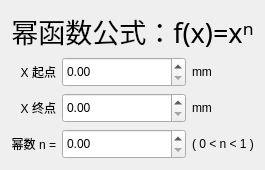
            <widget class="QWidget" name="tab">
             <attribute name="title">
              <string>幂函数曲线</string>
             </attribute>
             <layout class="QGridLayout" name="gridLayout_2">
              <item row="1" column="0">
               <widget class="QLabel" name="label">
                <property name="sizePolicy">
                 <sizepolicy hsizetype="Preferred" vsizetype="Preferred">
                  <horstretch>0</horstretch>
                  <verstretch>0</verstretch>
                 </sizepolicy>
                </property>
                <property name="text">
                 <string>X 起点</string>
                </property>
                <property name="alignment">
                 <set>Qt::AlignRight|Qt::AlignTrailing|Qt::AlignVCenter</set>
                </property>
               </widget>
              </item>
              <item row="2" column="0">
               <widget class="QLabel" name="label_4">
                <property name="sizePolicy">
                 <sizepolicy hsizetype="Preferred" vsizetype="Preferred">
                  <horstretch>0</horstretch>
                  <verstretch>0</verstretch>
                 </sizepolicy>
                </property>
                <property name="text">
                 <string>X 终点</string>
                </property>
                <property name="alignment">
                 <set>Qt::AlignRight|Qt::AlignTrailing|Qt::AlignVCenter</set>
                </property>
               </widget>
              </item>
              <item row="2" column="1">
               <widget class="QDoubleSpinBox" name="x_zhongdian">
                <property name="minimumSize">
                 <size>
                  <width>0</width>
                  <height>30</height>
                 </size>
                </property>
               </widget>
              </item>
              <item row="3" column="0">
               <widget class="QLabel" name="label_5">
                <property name="sizePolicy">
                 <sizepolicy hsizetype="Fixed" vsizetype="Preferred">
                  <horstretch>0</horstretch>
                  <verstretch>0</verstretch>
                 </sizepolicy>
                </property>
                <property name="text">
                 <string>幂数 n =</string>
                </property>
                <property name="alignment">
                 <set>Qt::AlignRight|Qt::AlignTrailing|Qt::AlignVCenter</set>
                </property>
               </widget>
              </item>
              <item row="3" column="1">
               <widget class="QDoubleSpinBox" name="mishu">
                <property name="minimumSize">
                 <size>
                  <width>0</width>
                  <height>30</height>
                 </size>
                </property>
               </widget>
              </item>
              <item row="1" column="2">
               <widget class="QLabel" name="label_2">
                <property name="sizePolicy">
                 <sizepolicy hsizetype="Fixed" vsizetype="Preferred">
                  <horstretch>0</horstretch>
                  <verstretch>0</verstretch>
                 </sizepolicy>
                </property>
                <property name="text">
                 <string>mm</string>
                </property>
               </widget>
              </item>
              <item row="3" column="2">
               <widget class="QLabel" name="label_6">
                <property name="sizePolicy">
                 <sizepolicy hsizetype="Fixed" vsizetype="Preferred">
                  <horstretch>0</horstretch>
                  <verstretch>0</verstretch>
                 </sizepolicy>
                </property>
                <property name="text">
                 <string>( 0 &lt; n &lt; 1 )</string>
                </property>
               </widget>
              </item>
              <item row="1" column="1">
               <widget class="QDoubleSpinBox" name="x_qidian">
                <property name="minimumSize">
                 <size>
                  <width>0</width>
                  <height>30</height>
                 </size>
                </property>
               </widget>
              </item>
              <item row="2" column="2">
               <widget class="QLabel" name="label_3">
                <property name="sizePolicy">
                 <sizepolicy hsizetype="Fixed" vsizetype="Preferred">
                  <horstretch>0</horstretch>
                  <verstretch>0</verstretch>
                 </sizepolicy>
                </property>
                <property name="text">
                 <string>mm</string>
                </property>
               </widget>
              </item>
              <item row="0" column="0" colspan="3">
               <widget class="QLabel" name="label_66">
                <property name="sizePolicy">
                 <sizepolicy hsizetype="Preferred" vsizetype="Fixed">
                  <horstretch>0</horstretch>
                  <verstretch>0</verstretch>
                 </sizepolicy>
                </property>
                <property name="font">
                 <font>
                  <family>Sarasa Fixed SC Semibold</family>
                  <pointsize>20</pointsize>
                 </font>
                </property>
                <property name="text">
                 <string>幂函数公式：f(x)=xⁿ</string>
                </property>
                <property name="alignment">
                 <set>Qt::AlignCenter</set>
                </property>
               </widget>
              </item>
             </layout>
            </widget>
